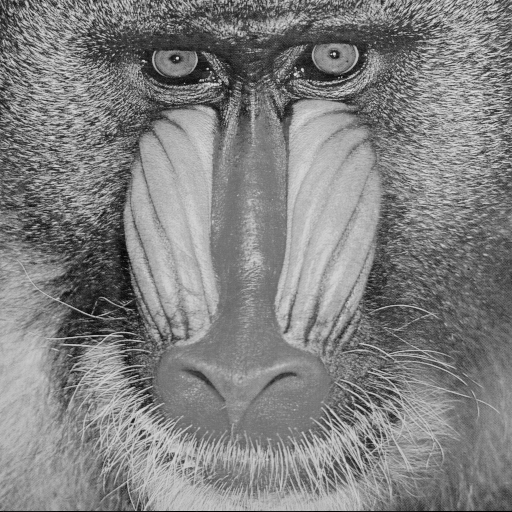
#> input picture images/baboon.png, 512 x 512 px; its folder holds 4 pictures in this run
$ jupyter execute --allow-errors trabalho1.ipynb
#> lines starting #> are read from the running program, lines starting #| are printed output that depends on the picture
### trabalho-0/SaveConfig.py
import glob
from pathlib import Path
import shutil
import imageio
import numpy as np


class SaveConfig:

    def __init__(self, path_root, clean_at_init=True, is_save=False):
        self.path_root = Path(path_root)
        self.clean_at_init = clean_at_init
        self.is_save = is_save

    def execute(self):
        if self.clean_at_init:
            self.clean_gen_images()

    def clean_gen_images(self):
        dirs = glob.glob("gen_images*/")

        for dir in dirs:
            shutil.rmtree(dir)

    def save_images(self, images, appends, filenames, problem):
        if self.is_save:
            # Path operations to create image directory if it doesn't exist
            work_path = self.path_root / ("gen_images_" + problem)
            if not work_path.is_dir():
                work_path.mkdir()

            # Save the images
            [imageio.imsave(work_path / (problem + "p-" + str(append) + "-" + img_name), img) for img_name, img, append in
             zip(
                np.tile(np.array([filenames_last.split('/')[-1] for filenames_last in filenames]), appends.size),
                images.reshape((images.shape[0] * images.shape[1], 512, 512)).astype(dtype=np.uint8),
                np.repeat(appends, images.shape[1])
                )
            ]

### trabalho-1/config.py
#-*- coding: utf-8 -*-
import argparse

def str2bool(v):
  return v.lower() in ('true', '1')

arg_lists = []
parser = argparse.ArgumentParser()

def add_argument_group(name):
  arg = parser.add_argument_group(name)
  arg_lists.append(arg)
  return arg

# Network
net_arg = add_argument_group('Network')

# Data
data_arg = add_argument_group('Data')

# Save
save_arg = add_argument_group('Save')
save_arg.add_argument('--is_save', type=str2bool, default=False)

# Misc
misc_arg = add_argument_group('Misc')
misc_arg.add_argument('--path', type=str, default='.')

misc_arg.add_argument('--problems', type=float, default=[1.1, 1.2, 1.3, 1.4])
misc_arg.add_argument('--clean_at_init', type=str2bool, default=True)

misc_arg.add_argument('--gama', type=float, default=[0.25, 0.5, 2.0, 4.0], help='')
misc_arg.add_argument('--bits', type=int, default=[0, 1, 2, 3, 4, 5, 6, 7], help='')


def get_config():
  config, unparsed = parser.parse_known_args()
  return config, unparsed

### trabalho-1/trabalho1.ipynb
[cell 1]
import sys
import glob
from pathlib import Path
import numpy as np
import imageio

import cv2

import matplotlib.pyplot as plt
from PIL import Image

from scipy.ndimage import convolve

from config import get_config

from SaveConfig import SaveConfig

[cell 2]
config, unparsed = get_config()

[cell 3]
# SaveConfig does the configurations for saving the ouputs of the problems
save_config = SaveConfig(config.path, config.clean_at_init, config.is_save)
save_config.execute()

# First let's load all images and put them in an numpy array of images
filenames = glob.glob("../images/*.png")

# images is an array of shape (number_of_images, width, height)
images = np.array([imageio.imread(img) for img in filenames])
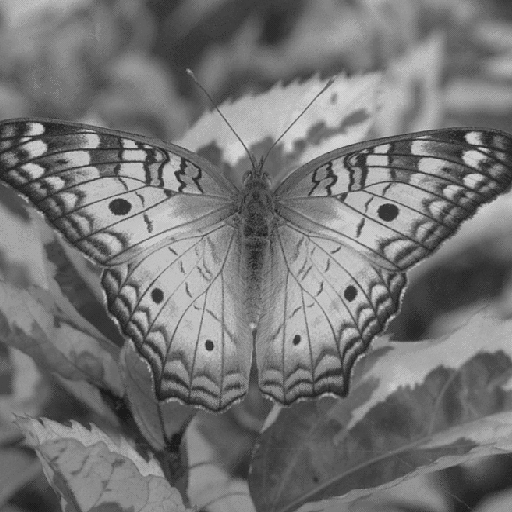
#> input picture images/butterfly.png, 512 x 512 px
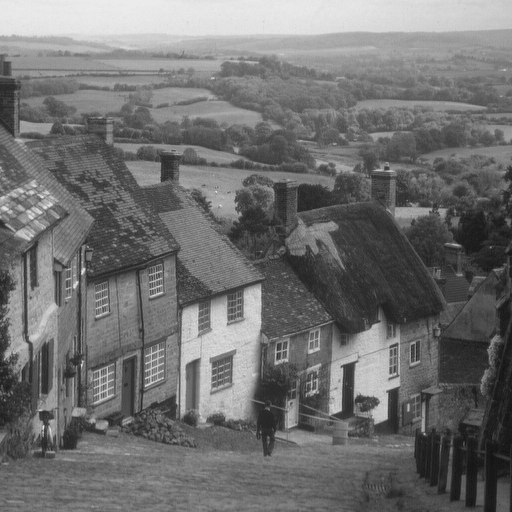
#> input picture images/city.png, 512 x 512 px
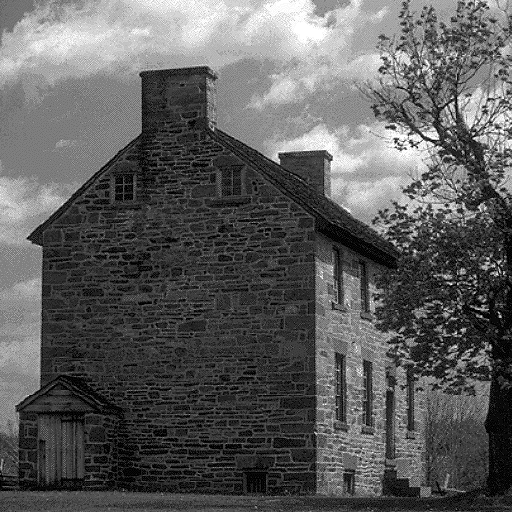
#> input picture images/house.png, 512 x 512 px

# Problem 1.1
# Spatial Domain Filtering
# Arguments: kernels
kernel_1 = np.array([
                    [[0, 0, -1, 0, 0],
                    [0, -1, -2, -1, 0],
                    [-1, -2, 16, -2, -1],
                    [0, -1, -2, -1, 0],
                    [0, 0, -1, 0, 0]]
                   ])

kernel_2 = np.array([
                    [[1, 4, 6, 4, 1],
                    [4, 16, 24, 16, 4],
                    [6, 24, 36, 24, 6],
                    [4, 16, 24, 16, 4],
                    [1, 4, 6, 4, 1]]
                   ]) / 256

kernel_3 = np.array([
                    [[-1, 0, 1],
                    [-2, 0, 2],
                    [-1, 0, 1]]
                   ])

kernel_4 = np.array([
                    [[-1, -2, -1],
                    [0, 0, 0],
                    [1, 2, 1]]
                   ])

kernel_6 = np.array([
                    [[1, 6, 15, 20, 15, 6, 1],
                    [6, 15, 20, 80, 20, 15, 6],
                    [15, 20, 80, 120, 80, 20, 15],
                    [20, 24, 36, 180, 6, 0, 0],
                    [15, 20, 80, 120, 80, 20, 15],
                    [6, 15, 20, 80, 20, 15, 6],
                    [1, 6, 15, 20, 15, 6, 1]]
                   ])
kernel_6 = kernel_6 / np.sum(kernel_6)

result_1 = np.zeros_like(images)
result_2 = np.zeros_like(images)

result_3 = convolve(np.asarray(images, dtype=np.float64), kernel_3)
result_4 = convolve(np.asarray(images, dtype=np.float64), kernel_4)

result_5 = np.sqrt(np.add(np.power(result_3, [2]), np.power(result_4, [2])))

#> (the rest of this cell did not finish here and is left out)

#> (a cell that did not finish here is left out)

[cell 5]
plt.imshow(result_5[1], cmap='gray', vmin=0, vmax=255)
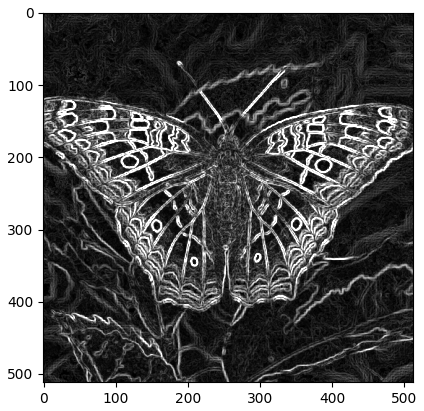
#> figure drawn by matplotlib, 1 panel

[cell 6]
plt.imshow(images[1], cmap='gray', vmin=0, vmax=255)

[cell 7]
result = convolve(np.asarray(images, dtype=np.float64), kernel_6)
result = convolve(np.asarray(result, dtype=np.float64), kernel_6)
result_v = convolve(np.asarray(result, dtype=np.float64), kernel_3)
result_h = convolve(np.asarray(result, dtype=np.float64), kernel_4)

result_final = np.sqrt(np.add(np.power(result_v, [2]), np.power(result_h, [2])))

# np.asarray(result_final, dtype=np.uint8)
plt.imshow(result_final[1], cmap='gray', vmin=0, vmax=255)
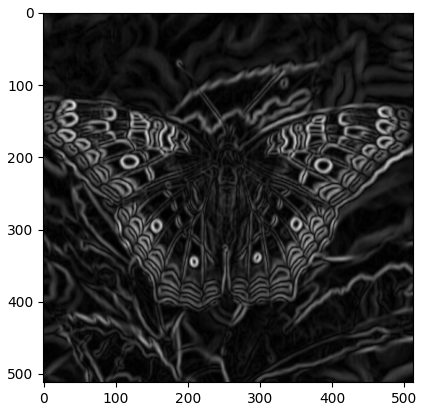
#> figure drawn by matplotlib, 1 panel

[cell 8]
gama = np.array(config.gama)

# Create blocks of gama's size of images, in other words, an array of shape (gama's size, number_of_images, width,
# height)
work_images = np.repeat(images[np.newaxis, :, :, :], gama.size, axis=0)

# First step, convert the images from a [0, 255] range of uint8 to a [0, 1] range of float64
work_images = work_images / 255.0

# Second step, apply the equation B = A^(1/gama)
work_images = work_images ** (1 / gama[:, None, None, None])

# Final step, convert the image back to a [0, 255] range of uint8
work_images = work_images * 255.0
work_images = np.asarray(work_images, dtype=np.uint8)

# Calling save_images
save_config.save_images(work_images, gama, filenames, "1.1")

# End of Problem 1.1

# Problem 1.2
# Bits planes
# Arguments: bits (np.array). Default is [0, 1, 2, 3, 4, 5, 6, 7]
bits = np.array(config.bits)

# Create blocks of gama's size of images, in other words, an array of shape (gama's size, number_of_images, width,
# height)
work_images = np.repeat(images[np.newaxis, :, :, :], bits.size, axis=0)

# First step, create a mask to segment the image's bits planes
bits_mask = np.left_shift(1, bits)

# Final step, do bitwise_and between the images and the mask
binary_images = np.bitwise_and(work_images, bits_mask[:, None, None, None])
binary_images = np.where(binary_images > 0, 255, binary_images)

# Calling save_images
save_config.save_images(binary_images, bits, filenames, "1.2")

# End of problem 1.2

# Problem 1.3
# Mosaic
# Arguments: mosaic_order (np.array)
mosaic_order = np.array([[6, 11, 13, 3], [8, 16, 1, 9], [12, 14, 2, 7], [4, 15, 10, 5]])

work_images = images[0]
#> work_images is the input picture: shape (512, 512); min 0, max 230, mean 129.1
